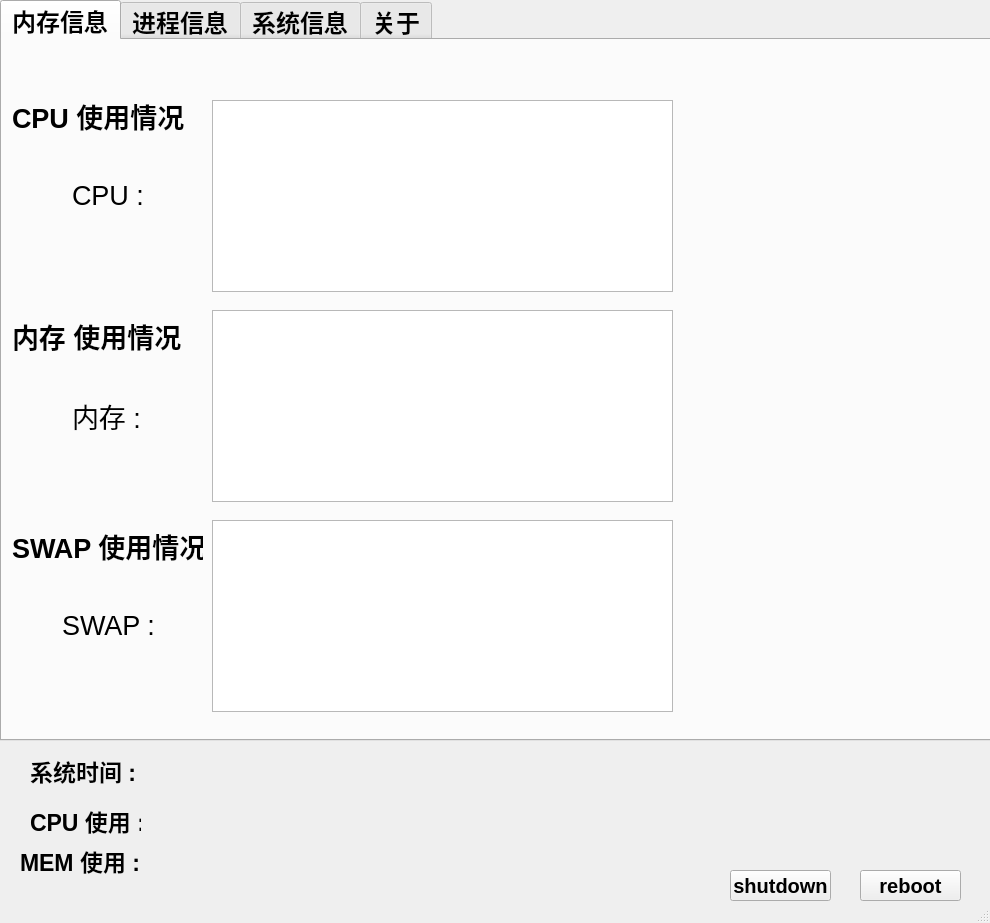
<?xml version="1.0" encoding="UTF-8"?>
<ui version="4.0">
 <class>MainWindow</class>
 <widget class="QMainWindow" name="MainWindow">
  <property name="geometry">
   <rect>
    <x>0</x>
    <y>0</y>
    <width>990</width>
    <height>923</height>
   </rect>
  </property>
  <property name="windowTitle">
   <string>MainWindow</string>
  </property>
  <widget class="QWidget" name="centralwidget">
   <widget class="QTabWidget" name="tabWidget">
    <property name="geometry">
     <rect>
      <x>0</x>
      <y>0</y>
      <width>991</width>
      <height>741</height>
     </rect>
    </property>
    <property name="font">
     <font>
      <pointsize>18</pointsize>
      <weight>75</weight>
      <bold>true</bold>
     </font>
    </property>
    <property name="currentIndex">
     <number>0</number>
    </property>
    <widget class="QWidget" name="tab">
     <attribute name="title">
      <string>内存信息</string>
     </attribute>
     <widget class="QChartView" name="graphicsView">
      <property name="geometry">
       <rect>
        <x>210</x>
        <y>60</y>
        <width>461</width>
        <height>192</height>
       </rect>
      </property>
     </widget>
     <widget class="QLabel" name="label_3">
      <property name="geometry">
       <rect>
        <x>10</x>
        <y>60</y>
        <width>191</width>
        <height>31</height>
       </rect>
      </property>
      <property name="font">
       <font>
        <pointsize>20</pointsize>
        <weight>75</weight>
        <bold>true</bold>
       </font>
      </property>
      <property name="text">
       <string>CPU 使用情况</string>
      </property>
     </widget>
     <widget class="QLabel" name="label_4">
      <property name="geometry">
       <rect>
        <x>70</x>
        <y>140</y>
        <width>81</width>
        <height>31</height>
       </rect>
      </property>
      <property name="font">
       <font>
        <pointsize>20</pointsize>
        <weight>50</weight>
        <bold>false</bold>
       </font>
      </property>
      <property name="text">
       <string>CPU : </string>
      </property>
     </widget>
     <widget class="QLabel" name="label_5">
      <property name="geometry">
       <rect>
        <x>10</x>
        <y>280</y>
        <width>191</width>
        <height>31</height>
       </rect>
      </property>
      <property name="font">
       <font>
        <pointsize>20</pointsize>
        <weight>75</weight>
        <bold>true</bold>
       </font>
      </property>
      <property name="text">
       <string>内存 使用情况</string>
      </property>
     </widget>
     <widget class="QChartView" name="graphicsView_2">
      <property name="geometry">
       <rect>
        <x>210</x>
        <y>270</y>
        <width>461</width>
        <height>192</height>
       </rect>
      </property>
     </widget>
     <widget class="QLabel" name="label_6">
      <property name="geometry">
       <rect>
        <x>70</x>
        <y>360</y>
        <width>81</width>
        <height>31</height>
       </rect>
      </property>
      <property name="font">
       <font>
        <pointsize>20</pointsize>
        <weight>50</weight>
        <bold>false</bold>
       </font>
      </property>
      <property name="text">
       <string>内存 :</string>
      </property>
     </widget>
     <widget class="QLabel" name="label_7">
      <property name="geometry">
       <rect>
        <x>10</x>
        <y>490</y>
        <width>191</width>
        <height>31</height>
       </rect>
      </property>
      <property name="font">
       <font>
        <pointsize>20</pointsize>
        <weight>75</weight>
        <bold>true</bold>
       </font>
      </property>
      <property name="text">
       <string>SWAP 使用情况</string>
      </property>
     </widget>
     <widget class="QChartView" name="graphicsView_3">
      <property name="geometry">
       <rect>
        <x>210</x>
        <y>480</y>
        <width>461</width>
        <height>192</height>
       </rect>
      </property>
     </widget>
     <widget class="QLabel" name="label_8">
      <property name="geometry">
       <rect>
        <x>60</x>
        <y>570</y>
        <width>101</width>
        <height>31</height>
       </rect>
      </property>
      <property name="font">
       <font>
        <pointsize>20</pointsize>
        <weight>50</weight>
        <bold>false</bold>
       </font>
      </property>
      <property name="text">
       <string>SWAP :</string>
      </property>
     </widget>
     <widget class="QLabel" name="label_9">
      <property name="geometry">
       <rect>
        <x>700</x>
        <y>310</y>
        <width>241</width>
        <height>31</height>
       </rect>
      </property>
      <property name="font">
       <font>
        <pointsize>16</pointsize>
        <weight>75</weight>
        <bold>true</bold>
       </font>
      </property>
      <property name="text">
       <string/>
      </property>
     </widget>
     <widget class="QLabel" name="label_10">
      <property name="geometry">
       <rect>
        <x>700</x>
        <y>350</y>
        <width>241</width>
        <height>31</height>
       </rect>
      </property>
      <property name="font">
       <font>
        <pointsize>16</pointsize>
        <weight>75</weight>
        <bold>true</bold>
       </font>
      </property>
      <property name="text">
       <string/>
      </property>
     </widget>
     <widget class="QLabel" name="label_11">
      <property name="geometry">
       <rect>
        <x>700</x>
        <y>390</y>
        <width>241</width>
        <height>51</height>
       </rect>
      </property>
      <property name="font">
       <font>
        <pointsize>19</pointsize>
        <weight>75</weight>
        <bold>true</bold>
       </font>
      </property>
      <property name="text">
       <string/>
      </property>
     </widget>
     <widget class="QLabel" name="label_12">
      <property name="geometry">
       <rect>
        <x>700</x>
        <y>520</y>
        <width>241</width>
        <height>31</height>
       </rect>
      </property>
      <property name="font">
       <font>
        <pointsize>16</pointsize>
        <weight>75</weight>
        <bold>true</bold>
       </font>
      </property>
      <property name="text">
       <string/>
      </property>
     </widget>
     <widget class="QLabel" name="label_13">
      <property name="geometry">
       <rect>
        <x>700</x>
        <y>560</y>
        <width>241</width>
        <height>31</height>
       </rect>
      </property>
      <property name="font">
       <font>
        <pointsize>16</pointsize>
        <weight>75</weight>
        <bold>true</bold>
       </font>
      </property>
      <property name="text">
       <string/>
      </property>
     </widget>
     <widget class="QLabel" name="label_14">
      <property name="geometry">
       <rect>
        <x>700</x>
        <y>600</y>
        <width>241</width>
        <height>51</height>
       </rect>
      </property>
      <property name="font">
       <font>
        <pointsize>19</pointsize>
        <weight>75</weight>
        <bold>true</bold>
       </font>
      </property>
      <property name="text">
       <string/>
      </property>
     </widget>
    </widget>
    <widget class="QWidget" name="tab_2">
     <attribute name="title">
      <string>进程信息</string>
     </attribute>
     <widget class="QListWidget" name="listWidget">
      <property name="geometry">
       <rect>
        <x>0</x>
        <y>0</y>
        <width>751</width>
        <height>611</height>
       </rect>
      </property>
     </widget>
     <widget class="QPushButton" name="pushButton_3">
      <property name="geometry">
       <rect>
        <x>90</x>
        <y>640</y>
        <width>89</width>
        <height>25</height>
       </rect>
      </property>
      <property name="font">
       <font>
        <pointsize>18</pointsize>
        <weight>75</weight>
        <bold>true</bold>
       </font>
      </property>
      <property name="text">
       <string>kill</string>
      </property>
     </widget>
     <widget class="QLabel" name="label_19">
      <property name="geometry">
       <rect>
        <x>770</x>
        <y>170</y>
        <width>81</width>
        <height>31</height>
       </rect>
      </property>
      <property name="text">
       <string>进程数 :</string>
      </property>
     </widget>
     <widget class="QLabel" name="label_20">
      <property name="geometry">
       <rect>
        <x>860</x>
        <y>170</y>
        <width>81</width>
        <height>31</height>
       </rect>
      </property>
      <property name="font">
       <font>
        <pointsize>16</pointsize>
        <weight>50</weight>
        <bold>false</bold>
       </font>
      </property>
      <property name="text">
       <string/>
      </property>
     </widget>
     <widget class="QLabel" name="label_21">
      <property name="geometry">
       <rect>
        <x>770</x>
        <y>210</y>
        <width>81</width>
        <height>31</height>
       </rect>
      </property>
      <property name="text">
       <string>运行数 :</string>
      </property>
     </widget>
     <widget class="QLabel" name="label_22">
      <property name="geometry">
       <rect>
        <x>860</x>
        <y>210</y>
        <width>81</width>
        <height>31</height>
       </rect>
      </property>
      <property name="font">
       <font>
        <pointsize>16</pointsize>
        <weight>50</weight>
        <bold>false</bold>
       </font>
      </property>
      <property name="text">
       <string/>
      </property>
     </widget>
     <widget class="QLabel" name="label_23">
      <property name="geometry">
       <rect>
        <x>770</x>
        <y>250</y>
        <width>81</width>
        <height>31</height>
       </rect>
      </property>
      <property name="text">
       <string>睡眠数 :</string>
      </property>
     </widget>
     <widget class="QLabel" name="label_24">
      <property name="geometry">
       <rect>
        <x>860</x>
        <y>250</y>
        <width>81</width>
        <height>31</height>
       </rect>
      </property>
      <property name="font">
       <font>
        <pointsize>16</pointsize>
        <weight>50</weight>
        <bold>false</bold>
       </font>
      </property>
      <property name="text">
       <string/>
      </property>
     </widget>
     <widget class="QLabel" name="label_25">
      <property name="geometry">
       <rect>
        <x>770</x>
        <y>290</y>
        <width>81</width>
        <height>31</height>
       </rect>
      </property>
      <property name="text">
       <string>僵死数 :</string>
      </property>
     </widget>
     <widget class="QLabel" name="label_26">
      <property name="geometry">
       <rect>
        <x>860</x>
        <y>290</y>
        <width>81</width>
        <height>31</height>
       </rect>
      </property>
      <property name="font">
       <font>
        <pointsize>16</pointsize>
        <weight>50</weight>
        <bold>false</bold>
       </font>
      </property>
      <property name="text">
       <string/>
      </property>
     </widget>
     <widget class="QLineEdit" name="lineEdit">
      <property name="geometry">
       <rect>
        <x>770</x>
        <y>350</y>
        <width>161</width>
        <height>61</height>
       </rect>
      </property>
     </widget>
     <widget class="QPushButton" name="pushButton_4">
      <property name="geometry">
       <rect>
        <x>800</x>
        <y>420</y>
        <width>111</width>
        <height>25</height>
       </rect>
      </property>
      <property name="font">
       <font>
        <pointsize>16</pointsize>
        <weight>75</weight>
        <bold>true</bold>
       </font>
      </property>
      <property name="text">
       <string>RUN</string>
      </property>
     </widget>
    </widget>
    <widget class="QWidget" name="tab_3">
     <attribute name="title">
      <string>系统信息</string>
     </attribute>
     <widget class="QLabel" name="label_27">
      <property name="geometry">
       <rect>
        <x>30</x>
        <y>20</y>
        <width>131</width>
        <height>41</height>
       </rect>
      </property>
      <property name="text">
       <string>计算机信息</string>
      </property>
     </widget>
     <widget class="QLabel" name="label_28">
      <property name="geometry">
       <rect>
        <x>70</x>
        <y>120</y>
        <width>131</width>
        <height>41</height>
       </rect>
      </property>
      <property name="font">
       <font>
        <pointsize>17</pointsize>
        <weight>50</weight>
        <bold>false</bold>
       </font>
      </property>
      <property name="text">
       <string>CPU名称 :</string>
      </property>
     </widget>
     <widget class="QLabel" name="label_29">
      <property name="geometry">
       <rect>
        <x>70</x>
        <y>160</y>
        <width>131</width>
        <height>41</height>
       </rect>
      </property>
      <property name="font">
       <font>
        <pointsize>17</pointsize>
        <weight>50</weight>
        <bold>false</bold>
       </font>
      </property>
      <property name="text">
       <string>CPU类型 :</string>
      </property>
     </widget>
     <widget class="QLabel" name="label_30">
      <property name="geometry">
       <rect>
        <x>70</x>
        <y>200</y>
        <width>131</width>
        <height>41</height>
       </rect>
      </property>
      <property name="font">
       <font>
        <pointsize>17</pointsize>
        <weight>50</weight>
        <bold>false</bold>
       </font>
      </property>
      <property name="text">
       <string>CPU频率 :</string>
      </property>
     </widget>
     <widget class="QLabel" name="label_31">
      <property name="geometry">
       <rect>
        <x>70</x>
        <y>240</y>
        <width>131</width>
        <height>41</height>
       </rect>
      </property>
      <property name="font">
       <font>
        <pointsize>17</pointsize>
        <weight>50</weight>
        <bold>false</bold>
       </font>
      </property>
      <property name="text">
       <string>CPU大小 :</string>
      </property>
     </widget>
     <widget class="QLabel" name="label_32">
      <property name="geometry">
       <rect>
        <x>190</x>
        <y>130</y>
        <width>571</width>
        <height>41</height>
       </rect>
      </property>
      <property name="font">
       <font>
        <pointsize>16</pointsize>
        <weight>50</weight>
        <bold>false</bold>
       </font>
      </property>
      <property name="text">
       <string/>
      </property>
     </widget>
     <widget class="QLabel" name="label_33">
      <property name="geometry">
       <rect>
        <x>190</x>
        <y>170</y>
        <width>321</width>
        <height>41</height>
       </rect>
      </property>
      <property name="font">
       <font>
        <pointsize>16</pointsize>
        <weight>50</weight>
        <bold>false</bold>
       </font>
      </property>
      <property name="text">
       <string/>
      </property>
     </widget>
     <widget class="QLabel" name="label_34">
      <property name="geometry">
       <rect>
        <x>190</x>
        <y>200</y>
        <width>321</width>
        <height>41</height>
       </rect>
      </property>
      <property name="font">
       <font>
        <pointsize>16</pointsize>
        <weight>50</weight>
        <bold>false</bold>
       </font>
      </property>
      <property name="text">
       <string/>
      </property>
     </widget>
     <widget class="QLabel" name="label_35">
      <property name="geometry">
       <rect>
        <x>190</x>
        <y>240</y>
        <width>321</width>
        <height>41</height>
       </rect>
      </property>
      <property name="font">
       <font>
        <pointsize>16</pointsize>
        <weight>50</weight>
        <bold>false</bold>
       </font>
      </property>
      <property name="text">
       <string/>
      </property>
     </widget>
     <widget class="QLabel" name="label_36">
      <property name="geometry">
       <rect>
        <x>70</x>
        <y>80</y>
        <width>131</width>
        <height>41</height>
       </rect>
      </property>
      <property name="font">
       <font>
        <pointsize>17</pointsize>
        <weight>50</weight>
        <bold>false</bold>
       </font>
      </property>
      <property name="text">
       <string>主机名称 :</string>
      </property>
     </widget>
     <widget class="QLabel" name="label_37">
      <property name="geometry">
       <rect>
        <x>190</x>
        <y>90</y>
        <width>321</width>
        <height>41</height>
       </rect>
      </property>
      <property name="font">
       <font>
        <pointsize>16</pointsize>
        <weight>50</weight>
        <bold>false</bold>
       </font>
      </property>
      <property name="text">
       <string/>
      </property>
     </widget>
     <widget class="QLabel" name="label_38">
      <property name="geometry">
       <rect>
        <x>10</x>
        <y>290</y>
        <width>161</width>
        <height>41</height>
       </rect>
      </property>
      <property name="text">
       <string>操作系统信息</string>
      </property>
     </widget>
     <widget class="QLabel" name="label_39">
      <property name="geometry">
       <rect>
        <x>70</x>
        <y>340</y>
        <width>131</width>
        <height>41</height>
       </rect>
      </property>
      <property name="font">
       <font>
        <pointsize>17</pointsize>
        <weight>50</weight>
        <bold>false</bold>
       </font>
      </property>
      <property name="text">
       <string>系统类型:</string>
      </property>
     </widget>
     <widget class="QLabel" name="label_40">
      <property name="geometry">
       <rect>
        <x>190</x>
        <y>350</y>
        <width>321</width>
        <height>41</height>
       </rect>
      </property>
      <property name="font">
       <font>
        <pointsize>16</pointsize>
        <weight>50</weight>
        <bold>false</bold>
       </font>
      </property>
      <property name="text">
       <string/>
      </property>
     </widget>
     <widget class="QLabel" name="label_41">
      <property name="geometry">
       <rect>
        <x>70</x>
        <y>390</y>
        <width>131</width>
        <height>41</height>
       </rect>
      </property>
      <property name="font">
       <font>
        <pointsize>17</pointsize>
        <weight>50</weight>
        <bold>false</bold>
       </font>
      </property>
      <property name="text">
       <string>系统版本:</string>
      </property>
     </widget>
     <widget class="QLabel" name="label_42">
      <property name="geometry">
       <rect>
        <x>190</x>
        <y>410</y>
        <width>321</width>
        <height>41</height>
       </rect>
      </property>
      <property name="font">
       <font>
        <pointsize>16</pointsize>
        <weight>50</weight>
        <bold>false</bold>
       </font>
      </property>
      <property name="text">
       <string/>
      </property>
     </widget>
     <widget class="QLabel" name="label_43">
      <property name="geometry">
       <rect>
        <x>10</x>
        <y>450</y>
        <width>161</width>
        <height>41</height>
       </rect>
      </property>
      <property name="text">
       <string>系统相关时间</string>
      </property>
     </widget>
     <widget class="QLabel" name="label_46">
      <property name="geometry">
       <rect>
        <x>70</x>
        <y>520</y>
        <width>131</width>
        <height>41</height>
       </rect>
      </property>
      <property name="font">
       <font>
        <pointsize>17</pointsize>
        <weight>50</weight>
        <bold>false</bold>
       </font>
      </property>
      <property name="text">
       <string>运行时间:</string>
      </property>
     </widget>
     <widget class="QLabel" name="label_47">
      <property name="geometry">
       <rect>
        <x>190</x>
        <y>520</y>
        <width>321</width>
        <height>41</height>
       </rect>
      </property>
      <property name="font">
       <font>
        <pointsize>16</pointsize>
        <weight>50</weight>
        <bold>false</bold>
       </font>
      </property>
      <property name="text">
       <string/>
      </property>
     </widget>
    </widget>
    <widget class="QWidget" name="tab_4">
     <attribute name="title">
      <string>关于</string>
     </attribute>
     <widget class="QLabel" name="label_44">
      <property name="geometry">
       <rect>
        <x>100</x>
        <y>90</y>
        <width>131</width>
        <height>51</height>
       </rect>
      </property>
      <property name="text">
       <string>应用名称 :</string>
      </property>
     </widget>
     <widget class="QLabel" name="label_45">
      <property name="geometry">
       <rect>
        <x>230</x>
        <y>90</y>
        <width>161</width>
        <height>51</height>
       </rect>
      </property>
      <property name="font">
       <font>
        <pointsize>16</pointsize>
        <weight>50</weight>
        <bold>false</bold>
       </font>
      </property>
      <property name="text">
       <string>TaskManager</string>
      </property>
     </widget>
     <widget class="QLabel" name="label_48">
      <property name="geometry">
       <rect>
        <x>150</x>
        <y>140</y>
        <width>71</width>
        <height>51</height>
       </rect>
      </property>
      <property name="text">
       <string> 作者:</string>
      </property>
     </widget>
     <widget class="QLabel" name="label_49">
      <property name="geometry">
       <rect>
        <x>230</x>
        <y>140</y>
        <width>161</width>
        <height>51</height>
       </rect>
      </property>
      <property name="font">
       <font>
        <pointsize>16</pointsize>
        <weight>50</weight>
        <bold>false</bold>
       </font>
      </property>
      <property name="text">
       <string>JAN</string>
      </property>
     </widget>
     <widget class="QLabel" name="label_50">
      <property name="geometry">
       <rect>
        <x>150</x>
        <y>190</y>
        <width>71</width>
        <height>51</height>
       </rect>
      </property>
      <property name="text">
       <string> 时间:</string>
      </property>
     </widget>
     <widget class="QLabel" name="label_51">
      <property name="geometry">
       <rect>
        <x>230</x>
        <y>190</y>
        <width>161</width>
        <height>51</height>
       </rect>
      </property>
      <property name="font">
       <font>
        <pointsize>16</pointsize>
        <weight>50</weight>
        <bold>false</bold>
       </font>
      </property>
      <property name="text">
       <string>2021.3.20</string>
      </property>
     </widget>
     <widget class="QLabel" name="label_52">
      <property name="geometry">
       <rect>
        <x>230</x>
        <y>240</y>
        <width>441</width>
        <height>51</height>
       </rect>
      </property>
      <property name="font">
       <font>
        <pointsize>16</pointsize>
        <weight>50</weight>
        <bold>false</bold>
       </font>
      </property>
      <property name="text">
       <string>CopyRight ® 2021-2021 All Rights Reserved.</string>
      </property>
     </widget>
    </widget>
   </widget>
   <widget class="QPushButton" name="pushButton">
    <property name="geometry">
     <rect>
      <x>730</x>
      <y>870</y>
      <width>101</width>
      <height>31</height>
     </rect>
    </property>
    <property name="font">
     <font>
      <pointsize>15</pointsize>
      <weight>75</weight>
      <italic>false</italic>
      <bold>true</bold>
     </font>
    </property>
    <property name="text">
     <string>shutdown</string>
    </property>
   </widget>
   <widget class="QPushButton" name="pushButton_2">
    <property name="geometry">
     <rect>
      <x>860</x>
      <y>870</y>
      <width>101</width>
      <height>31</height>
     </rect>
    </property>
    <property name="font">
     <font>
      <pointsize>15</pointsize>
      <weight>75</weight>
      <bold>true</bold>
     </font>
    </property>
    <property name="text">
     <string>reboot</string>
    </property>
   </widget>
   <widget class="QLabel" name="label">
    <property name="geometry">
     <rect>
      <x>30</x>
      <y>750</y>
      <width>111</width>
      <height>41</height>
     </rect>
    </property>
    <property name="font">
     <font>
      <pointsize>17</pointsize>
      <weight>75</weight>
      <bold>true</bold>
     </font>
    </property>
    <property name="text">
     <string>系统时间 :</string>
    </property>
   </widget>
   <widget class="QLabel" name="label_2">
    <property name="geometry">
     <rect>
      <x>150</x>
      <y>750</y>
      <width>371</width>
      <height>41</height>
     </rect>
    </property>
    <property name="font">
     <font>
      <pointsize>17</pointsize>
     </font>
    </property>
    <property name="text">
     <string/>
    </property>
   </widget>
   <widget class="QLabel" name="label_15">
    <property name="geometry">
     <rect>
      <x>30</x>
      <y>800</y>
      <width>111</width>
      <height>41</height>
     </rect>
    </property>
    <property name="font">
     <font>
      <pointsize>17</pointsize>
      <weight>75</weight>
      <bold>true</bold>
     </font>
    </property>
    <property name="text">
     <string>CPU 使用 :</string>
    </property>
   </widget>
   <widget class="QLabel" name="label_16">
    <property name="geometry">
     <rect>
      <x>150</x>
      <y>800</y>
      <width>371</width>
      <height>41</height>
     </rect>
    </property>
    <property name="font">
     <font>
      <pointsize>17</pointsize>
     </font>
    </property>
    <property name="text">
     <string/>
    </property>
   </widget>
   <widget class="QLabel" name="label_17">
    <property name="geometry">
     <rect>
      <x>20</x>
      <y>840</y>
      <width>121</width>
      <height>41</height>
     </rect>
    </property>
    <property name="font">
     <font>
      <pointsize>17</pointsize>
      <weight>75</weight>
      <bold>true</bold>
     </font>
    </property>
    <property name="text">
     <string>MEM 使用 :</string>
    </property>
   </widget>
   <widget class="QLabel" name="label_18">
    <property name="geometry">
     <rect>
      <x>150</x>
      <y>840</y>
      <width>371</width>
      <height>41</height>
     </rect>
    </property>
    <property name="font">
     <font>
      <pointsize>17</pointsize>
     </font>
    </property>
    <property name="text">
     <string/>
    </property>
   </widget>
  </widget>
  <widget class="QStatusBar" name="statusbar"/>
 </widget>
 <customwidgets>
  <customwidget>
   <class>QChartView</class>
   <extends>QGraphicsView</extends>
   <header>qchartview.h</header>
  </customwidget>
 </customwidgets>
 <resources/>
 <connections/>
</ui>
